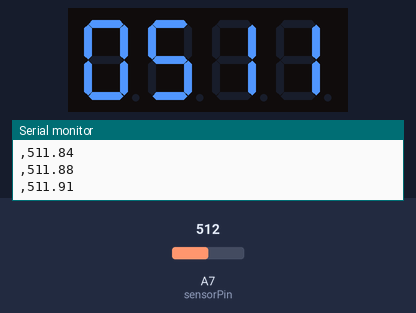
Simulated run of this sketch. Board: Arduino Nano, built with avr-gcc and run on an emulated ATmega328P. Shown: 4-digit seven-segment display, the last lines printed to the serial monitor. Wiring (inferred from the names in the program): 4-digit 7-segment display, segments lit when LOW: segments pin 5, pin 4, pin 13, A0, pin 10, pin 7, pin 8; digit selects pin 9, pin 11, pin 12, A1. The test bench sets the inputs (shaded band); at power-on: A7 (sensorPin) = 512. The segment pins are drawn as the display they are named for.

Above: at 1.2 s.
1.3 s: A7 (sensorPin) set to 716
At 2.4 s:
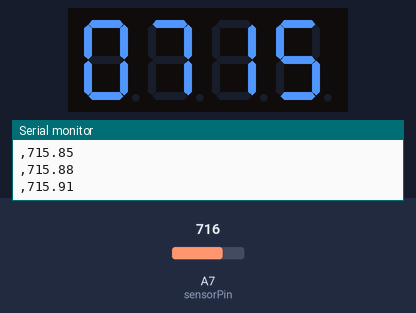
3.3 s: A7 (sensorPin) set to 900
At 4.6 s:
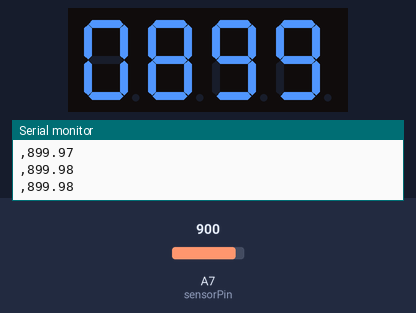
4.8 s: A7 (sensorPin) set to 1023
At 6.1 s:
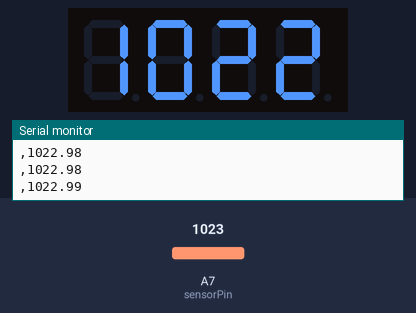
6.3 s: A7 (sensorPin) set to 0
At 6.95 s:
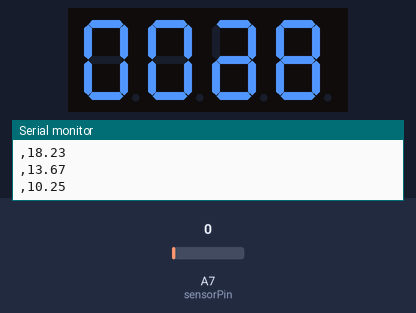
Timing chart, 0 to 9.0 s (numbered marks = the images above; inputs shaded):
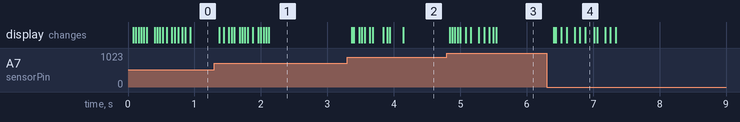

The sketch:

code.ino
```cpp
int val;

int hb = A2;

int d1 = 9;
int d2 = 11;
int d3 = 12;
int d4 = A1;

int sA = 5;
int sB = 4;
int sC = 13;
int sD = A0;
int sE = 10;
int sF = 7;
int sG = 8;
int dp = 6;

int ledPin = 13;
int sensorPin = A7;
double alpha = 0.75;
int period = 20;
double change = 0.0;

void setup() {

  pinMode(d1, OUTPUT);
  pinMode(d2, OUTPUT);
  pinMode(d3, OUTPUT);
  pinMode(d4, OUTPUT);

  pinMode(sA, OUTPUT);
  pinMode(sB, OUTPUT);
  pinMode(sC, OUTPUT);
  pinMode(sD, OUTPUT);
  pinMode(sE, OUTPUT);
  pinMode(sF, OUTPUT);
  pinMode(sG, OUTPUT);

  Serial.begin(9600);
  Serial.println();

}
void loop()
{
  static double oldValue = 0;
  static double oldChange = 0;
  int rawValue = analogRead (sensorPin);
  double value = alpha * oldValue + (1 - alpha) * rawValue;
  //Serial.print (rawValue);
  Serial.print (",");
  Serial.println (value);
  displayNumber(value);

  oldValue = value;
  delay (period);

  //val++;

//displayNumber(1000);

}

void displayNumber(int toDisplay) {

#define DISPLAY_BRIGHTNESS 5000
#define DIGIT_ON HIGH
#define DIGIT_OFF LOW

  long beginTime = millis();
  for (int digit = 4; digit > 0; digit--) {
    //digitalWrite(dp3, HIGH);
    //Turn on a digit for a short amount of time
    switch (digit) {
      case 1:
        digitalWrite(d1, DIGIT_ON);
        break;
      case 2:
        digitalWrite(d2, DIGIT_ON);
        break;
      case 3:
        digitalWrite(d3, DIGIT_ON);
        //digitalWrite(dp3, !hb);
        break;
      case 4:
        digitalWrite(d4, DIGIT_ON);
        break;
    }
    //digitalWrite(dphb, !hb);
    //Turn on the right segments for this digit
    lightNumber(toDisplay % 10);
    toDisplay /= 10;
    delayMicroseconds(DISPLAY_BRIGHTNESS); //Display this digit for a fraction of a second (between 1us and 5000us, 500 is prettygood)
    //Turn off all segments
    lightNumber(10);
    //Turn off all digits
    digitalWrite(d1, DIGIT_OFF);
    digitalWrite(d2, DIGIT_OFF);
    digitalWrite(d3, DIGIT_OFF);
    digitalWrite(d4, DIGIT_OFF);
  }
  while ( (millis() - beginTime) < 10) ; //Wait for 20ms to pass before we paint the display again
}
//Given a number, turns on those segments
//If number == 10, then turn off number
void lightNumber(int numberToDisplay) {

#define SEGMENT_ON LOW
#define SEGMENT_OFF HIGH

  switch (numberToDisplay) {
    case 0:
      digitalWrite(sA, SEGMENT_ON);
      digitalWrite(sB, SEGMENT_ON);
      digitalWrite(sC, SEGMENT_ON);
      digitalWrite(sD, SEGMENT_ON);
      digitalWrite(sE, SEGMENT_ON);
      digitalWrite(sF, SEGMENT_ON);
      digitalWrite(sG, SEGMENT_OFF);
      break;
    case 1:
      digitalWrite(sA, SEGMENT_OFF);
      digitalWrite(sB, SEGMENT_ON);
      digitalWrite(sC, SEGMENT_ON);
      digitalWrite(sD, SEGMENT_OFF);
      digitalWrite(sE, SEGMENT_OFF);
      digitalWrite(sF, SEGMENT_OFF);
      digitalWrite(sG, SEGMENT_OFF);
      break;
    case 2:
      digitalWrite(sA, SEGMENT_ON);
      digitalWrite(sB, SEGMENT_ON);
      digitalWrite(sC, SEGMENT_OFF);
      digitalWrite(sD, SEGMENT_ON);
      digitalWrite(sE, SEGMENT_ON);
      digitalWrite(sF, SEGMENT_OFF);
      digitalWrite(sG, SEGMENT_ON);
      break;
    case 3:
      digitalWrite(sA, SEGMENT_ON);
      digitalWrite(sB, SEGMENT_ON);
      digitalWrite(sC, SEGMENT_ON);
      digitalWrite(sD, SEGMENT_ON);
      digitalWrite(sE, SEGMENT_OFF);
      digitalWrite(sF, SEGMENT_OFF);
      digitalWrite(sG, SEGMENT_ON);
      break;
    case 4:
      digitalWrite(sA, SEGMENT_OFF);
      digitalWrite(sB, SEGMENT_ON);
      digitalWrite(sC, SEGMENT_ON);
      digitalWrite(sD, SEGMENT_OFF);
      digitalWrite(sE, SEGMENT_OFF);
      digitalWrite(sF, SEGMENT_ON);
      digitalWrite(sG, SEGMENT_ON);
      break;
    case 5:
      digitalWrite(sA, SEGMENT_ON);
      digitalWrite(sB, SEGMENT_OFF);
      digitalWrite(sC, SEGMENT_ON);
      digitalWrite(sD, SEGMENT_ON);
      digitalWrite(sE, SEGMENT_OFF);
      digitalWrite(sF, SEGMENT_ON);
      digitalWrite(sG, SEGMENT_ON);
      break;
    case 6:
      digitalWrite(sA, SEGMENT_ON);
      digitalWrite(sB, SEGMENT_OFF);
      digitalWrite(sC, SEGMENT_ON);
      digitalWrite(sD, SEGMENT_ON);
      digitalWrite(sE, SEGMENT_ON);
      digitalWrite(sF, SEGMENT_ON);
      digitalWrite(sG, SEGMENT_ON);
      break;
    case 7:
      digitalWrite(sA, SEGMENT_ON);
      digitalWrite(sB, SEGMENT_ON);
      digitalWrite(sC, SEGMENT_ON);
      digitalWrite(sD, SEGMENT_OFF);
      digitalWrite(sE, SEGMENT_OFF);
      digitalWrite(sF, SEGMENT_OFF);
      digitalWrite(sG, SEGMENT_OFF);
      break;
    case 8:
      digitalWrite(sA, SEGMENT_ON);
      digitalWrite(sB, SEGMENT_ON);
      digitalWrite(sC, SEGMENT_ON);
      digitalWrite(sD, SEGMENT_ON);
      digitalWrite(sE, SEGMENT_ON);
      digitalWrite(sF, SEGMENT_ON);
      digitalWrite(sG, SEGMENT_ON);
      break;
    case 9:
      digitalWrite(sA, SEGMENT_ON);
      digitalWrite(sB, SEGMENT_ON);
      digitalWrite(sC, SEGMENT_ON);
      digitalWrite(sD, SEGMENT_ON);
      digitalWrite(sE, SEGMENT_OFF);
      digitalWrite(sF, SEGMENT_ON);
      digitalWrite(sG, SEGMENT_ON);
      break;
    case 10:
      digitalWrite(sA, SEGMENT_OFF);
      digitalWrite(sB, SEGMENT_OFF);
      digitalWrite(sC, SEGMENT_OFF);
      digitalWrite(sD, SEGMENT_OFF);
      digitalWrite(sE, SEGMENT_OFF);
      digitalWrite(sF, SEGMENT_OFF);
      digitalWrite(sG, SEGMENT_OFF);
      break;
  }
}
```

Measured:
- after the input at 1.3 s, the display: first changes after 0.08 s (image 1 shows a later state)
- after the input at 3.3 s, the display: first changes after 0.07 s (image 2 shows a later state)
- after the input at 4.8 s, the display: first changes at once (image 3 shows a later state)
- after the input at 6.3 s, the display: first changes after 0.11 s (image 4 shows a later state)
